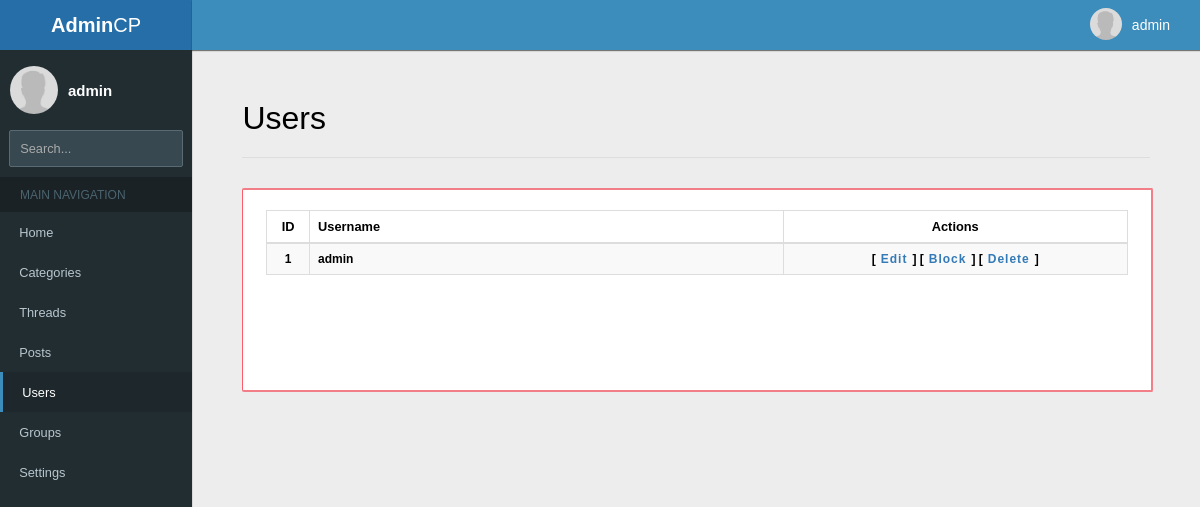
The page /acp/users.php (signed in) on the database its author committed.
### tables this page shows
CREATE TABLE `users` (
  `id` int(11) NOT NULL,
  `username` varchar(64) NOT NULL,
  `email` varchar(128) NOT NULL,
  `password` varchar(255) NOT NULL,
  `avatar` varchar(255) DEFAULT NULL,
  `groupID` int(11) DEFAULT NULL,
  `postsCount` int(11) DEFAULT 0,
  `blocked` tinyint(4) DEFAULT 0,
  `description` text DEFAULT NULL,
  `lastSeen` int(11) DEFAULT NULL
);

### acp/users.php (the view, shortened to what this page needs)
<!DOCTYPE html>
<?php
  include("check_permissions.php");
?>
<html>
<head>
  <link href="themes/default/main.css" rel="stylesheet">
  <link href="themes/default/index.css" rel="stylesheet">
  <link href="themes/default/table.css" rel="stylesheet">
</head>
<body>
  <?php
    include("navigation.php");
    $result = $mysql->query("SELECT * FROM `users`");
  ?>
  <div id="page-content">
    <div id="page-content-justify">
      <div id="page-header">
        Users
      </div>
      <div class="settingsWall">
        <div class="wall-content">
          <table>
            <tr>
              <th style="text-align: center">ID</th>
              <th>Username</th>
              <th style="text-align: center">Actions</th>
            </tr>
            <?php
              while($row = $result->fetch_assoc()) {
                echo '
                  <tr>
                    <th style="text-align: center" class="userID">'.$row["id"].'</th><th>';
                    if ($row["blocked"] != 0) {
                      echo '<s>'.$row["username"].'</s>';
                    } else {
                      echo $row["username"];
                    }
                    if ($row["blocked"] != 2) {
                      echo '</th><th class="userActions">'.'[<a href="edituser.php?id='.$row["id"].'">Edit</a>]
                       [<a href="block.php?id='.$row["id"].'">';
                      if ($row["blocked"] == 1)
                        echo "Unblock";
                      else
                        echo "Block";
                      echo '</a>]
                           [<a href="delete.php?id='.$row["id"].'">Delete</a>]'.'</th>
                        </tr>
                      ';
                    } else {
                      echo '</th><th class="userActions deletedAccount">[DELETED ACCOUNT]</th></tr>';
                    }
              }
            ?>
          </table>
        </div>
      </div>
    </div>
  </div>
</body>
</html>

### acp/navigation.php (shortened to what this page needs)
<?php
  include("check_permissions.php");
  $result = $mysql->query("SELECT * FROM users WHERE id=".$_SESSION["id"]);
  $row = $result->fetch_assoc();
?>
<link href="themes/default/navigation.css" rel="stylesheet">
<div id="navigation">
  <div id="left-navigation">
    <a href="index.php"><div id="title">
      <b>Admin</b>CP
    </div></a>
    <div id="user-info">
      <?php
        echo '
          <div id="user-avatar">
            <img src="../'.$row["avatar"].'">
          </div>
          <div id="myName">'.$row["username"].'</div>
        ';
      ?>
    </div>
    <input type="text" id="search" placeholder="Search...">
    <div class="section-title">
      Main navigation
    </div>
    <ul>
      <?php
        $pages = array(
          "index.php" => "Home",
          "categories.php" => "Categories",
          "threads.php" => "Threads",
          "posts.php" => "Posts",
          "users.php" => "Users",
          "groups.php" => "Groups",
          "settings.php" => "Settings"
        );
        foreach($pages as $k => $v) {
          echo '<a href="'.$k.'"><li id="';
          if($k == (substr($_SERVER["SCRIPT_NAME"],strrpos($_SERVER["SCRIPT_NAME"],"/")+1))) {
            echo "currentPage";
          }
          echo '">'.$v.'</li></a>';
        }
      ?>
    </ul>
  </div>
  <div id="top-navigation">
    <div id="user">
      <div id="userJustify">
        <?php
          echo '
            <div id="topNav-avatar">
              <img src="../'.$row["avatar"].'">
            </div>
            <div id="topNav-name">'.$row["username"].'</div>
          ';
        ?>
      </div>
    </div>
  </div>
</div>

### acp/themes/default/main.css (style rules this page uses)
a { text-decoration: none; }
#page-content { width: 84%; min-height: 200px; position: absolute; top: 50px; left: 16%; }
#page-content-justify { width: 90%; display: table; margin: 0 auto; margin-top: 50px; }
#page-header { font-size: 32px; font-weight: 200; border-bottom: 1px solid #ddd; padding-bottom: 20px; width: 100%; margin-bottom: 30px; }
.settingsWall { width: 100%; min-height: 200px; border: 2px solid #f27e88; border-left: 1px solid #fc5d6b; border-radius: 2px; background-color: #fff; margin-bottom: 100px; }
.wall-content { margin: 0 auto; margin-top: 20px; display: table; width: 95%; margin-bottom: 20px; }
::placeholder { color: #aaa; }

### acp/themes/default/index.css (style rules this page uses)
#page-content { font-size: 20px; }

### acp/themes/default/table.css (style rules this page uses)
table { border-collapse: collapse; width: 100%; font-size: 12px; }
table a { color: #337ab7; letter-spacing: 1px; margin: 0 5px; }
.userID { text-align: center; width: 5%; }
.userActions { width: 40%; text-align: center; }
td, th { border: 1px solid #ddd; text-align: left; padding: 8px; }
tr:nth-child(even) { background-color: #f9f9f9; }
tr:first-child { border-bottom: 2px solid #ddd; font-size: 0.8rem !important; }

### acp/themes/default/navigation.css (style rules this page uses)
body { background-color: #ededed; margin: 0; font-family: Verdana, Geneva, sans-serif; font-size: 15px; }
#navigation a { color: inherit; text-decoration: none; }
#left-navigation { position: fixed; top: 0; left: 0; width: 16%; height: 100vh; background-color: #222d32; box-shadow: 0px 1px 1px rgba(0, 0, 0, 0.5); color: #b8c7ce; z-index: 100; }
#left-navigation #title { display: flex; background-color: #367fa9; width: 100%; height: 50px; color: #fff; font-size: 20px; justify-content: center; align-items: center; }
#left-navigation #user-info { width: 100%; display: flex; align-items: center; height: 80px; }
#user-info #user-avatar { width: 48px; height: 48px; padding-left: 10px; }
#user-info img { width: 48px; height: 48px; border-radius: 100%; }
#user-info #myName { color: #fff; margin-left: 10px; font-weight: 600; }
#left-navigation #search { display: flex; width: 79%; margin: 0 auto; margin-bottom: 10px; background-color: #374850; height: 35px; outline: 0; border: 1px solid #596a72; color: #666; border-radius: 2px; font-size: 0.8rem; padding: 0 10px; }
#left-navigation .section-title { height: 35px; background-color: #1a2226; color: #4b646f; font-size: 12px; display: flex; align-items: center; text-transform: uppercase; padding-left: 20px; }
#left-navigation ul { list-style-type: none; margin: 0; padding: 0; font-size: 0.8rem; font-weight: 500; }
#left-navigation ul a { text-decoration: none; color: inherit; width: 100%; }
#left-navigation ul a li { height: 40px; display: flex; align-items: center; padding-left: 10%; }
#currentPage { background-color: #1e282c; color: #fff; border-left: 3px solid #3c8dbc; }
#top-navigation { position: fixed; top: 0; left: 16%; width: 84%; height: 50px; background-color: #3c8dbc; color: #fff; box-shadow: 0px 1px 1px rgba(0, 0, 0, 0.5); z-index: 100; }
#top-navigation #user { float: right; height: 50px; padding: 0 30px; }
#top-navigation #userJustify { display: flex; align-items: center; height: 100%; }
#user #topNav-avatar { display: table; float: left; }
#user img { width: 32px; height: 32px; border-radius: 100%; }
#user #topNav-name { display: table; font-weight: 400; font-size: 14px; margin-left: 10px; }

### rows shown on the page
users: avatar (placeholder picture), username "admin", id "1", blocked "Block"

### other values the page prints
$v "Home"
$v "Categories"
$v "Threads"
$v "Posts"
$v "Users"
$v "Groups"
$v "Settings"
